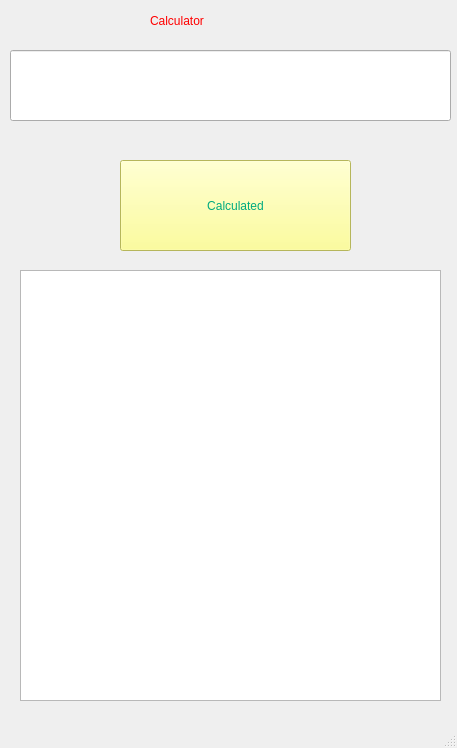
<?xml version="1.0" encoding="UTF-8"?>
<ui version="4.0">
 <class>MainWindow</class>
 <widget class="QMainWindow" name="MainWindow">
  <property name="geometry">
   <rect>
    <x>0</x>
    <y>0</y>
    <width>457</width>
    <height>748</height>
   </rect>
  </property>
  <property name="minimumSize">
   <size>
    <width>457</width>
    <height>748</height>
   </size>
  </property>
  <property name="maximumSize">
   <size>
    <width>457</width>
    <height>748</height>
   </size>
  </property>
  <property name="windowTitle">
   <string>MainWindow</string>
  </property>
  <widget class="QWidget" name="centralwidget">
   <widget class="QLineEdit" name="inputValue">
    <property name="geometry">
     <rect>
      <x>10</x>
      <y>50</y>
      <width>441</width>
      <height>71</height>
     </rect>
    </property>
   </widget>
   <widget class="QLabel" name="label">
    <property name="geometry">
     <rect>
      <x>150</x>
      <y>0</y>
      <width>191</width>
      <height>41</height>
     </rect>
    </property>
    <property name="styleSheet">
     <string notr="true">color: rgb(255, 0, 0);
font: 24pt &quot;Old English Text MT&quot;;</string>
    </property>
    <property name="text">
     <string>Calculator</string>
    </property>
   </widget>
   <widget class="QPushButton" name="btnCalculated">
    <property name="geometry">
     <rect>
      <x>120</x>
      <y>160</y>
      <width>231</width>
      <height>91</height>
     </rect>
    </property>
    <property name="styleSheet">
     <string notr="true">font: 24pt &quot;Parchment&quot;;
font: 24pt &quot;Papyrus&quot;;
color: rgb(0, 170, 127);
background-color: rgb(255, 255, 127);</string>
    </property>
    <property name="text">
     <string>Calculated</string>
    </property>
   </widget>
   <widget class="QPlainTextEdit" name="showText">
    <property name="geometry">
     <rect>
      <x>20</x>
      <y>270</y>
      <width>421</width>
      <height>431</height>
     </rect>
    </property>
   </widget>
  </widget>
  <widget class="QMenuBar" name="menubar">
   <property name="geometry">
    <rect>
     <x>0</x>
     <y>0</y>
     <width>457</width>
     <height>26</height>
    </rect>
   </property>
  </widget>
  <widget class="QStatusBar" name="statusbar"/>
 </widget>
 <resources/>
 <connections/>
</ui>
